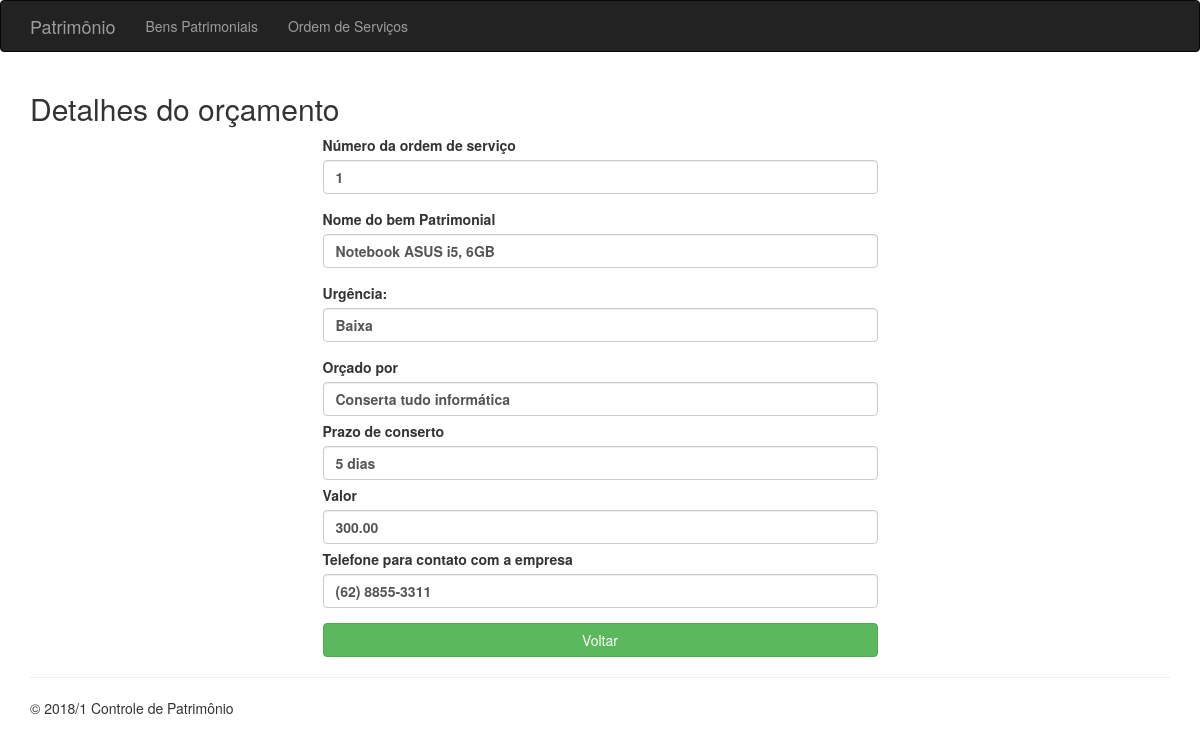
The page /orcamento-detalhe.php?cod=1 on the database its author committed.
### tables this page shows
CREATE TABLE `ordemservico` (
  `codigo` int(11) NOT NULL,
  `data_solicitacao` date NOT NULL,
  `descricao_defeito` varchar(500) NOT NULL,
  `data_conclusao` date DEFAULT NULL,
  `urgencia` tinyint(4) NOT NULL COMMENT '1-Baixa (meno preço, menor tempo); 2-Média (primeiro que seja menor ou igual ao tempo médio, e preço);3-Alta (menor tempo, menor preço)',
  `numero_bem` int(11) NOT NULL,
  `cod_orcamento_escolhido` int(11) DEFAULT NULL,
  `situacao` char(1) NOT NULL COMMENT 'A-Aberto; F-Fechada'
);

CREATE TABLE `bempatrimonial` (
  `numero` int(11) NOT NULL,
  `data_aquisicao` date NOT NULL,
  `descricao` varchar(250) NOT NULL,
  `valor_compra` decimal(12,2) NOT NULL,
  `departamento` varchar(30) NOT NULL,
  `sala` int(4) NOT NULL
);

CREATE TABLE `orcamento` (
  `codigo` int(11) NOT NULL,
  `data` date NOT NULL,
  `prazo_dias` int(11) NOT NULL,
  `valor` decimal(11,2) NOT NULL,
  `empresa` varchar(50) NOT NULL,
  `telefone` varchar(15) NOT NULL,
  `cod_os` int(11) NOT NULL
);

### classes/OrdemServico.php (called while the page is built, shortened)
<?php
class OrdemServico{
	public $codigo;
	public static function descUrgencia($urg){
			if ($urg == 1)
				return "Baixa";
			elseif ($urg == 2) {
				return "Média";
			}else{
				return "Alta";
			}
	}
	public function __construct($cod = false){
		if ($cod){
			$this->codigo = $cod;
			$this->pesquisar();
		}
	}
	public function pesquisar(){
		$sql = "SELECT * FROM ordemservico WHERE codigo = :codigo";
		$con = Conexao::obterConexao();
		$instrucao = $con->prepare($sql);
		$instrucao->bindValue('codigo',  $this->codigo);
		$instrucao->execute();
		$linha = $instrucao->fetch();
		$this->codigo = $linha['codigo'];
		$this->urgencia = $linha['urgencia'];
	}
}
 ?>

### classes/Orcamento.php (called while the page is built, shortened)
<?php
class Orcamento{
	public $codigo;
	public function __construct($cod = false){
		if ($cod){
			$this->codigo = $cod;
			$this->pesquisar();
		}
	}
	public function pesquisar(){
		$sql = "SELECT * FROM orcamento WHERE codigo = :codigo";
		$con = Conexao::obterConexao();
		$instrucao = $con->prepare($sql);
		$instrucao->bindValue('codigo',  $this->codigo);
		$instrucao->execute();
		$linha = $instrucao->fetch();
		$this->codigo = $linha['codigo'];
		$this->prazo_dias = $linha['prazo_dias'];
		$this->valor = $linha['valor'];
		$this->empresa = $linha['empresa'];
		$this->telefone = $linha['telefone'];
	}
}
 ?>

### classes/BemPatrimonial.php (called while the page is built, shortened)
<?php
class BemPatrimonial{
	public $numero;
	public function __construct($num = false){
		if ($num){
			$this->numero = $num;
			$this->pesquisar();
		}
	}
	public function pesquisar(){
		$sql = "SELECT * FROM bempatrimonial WHERE numero = :numero";
		$con = Conexao::obterConexao();
		$instrucao = $con->prepare($sql);
		$instrucao->bindValue('numero',  $this->numero);
		$instrucao->execute();
		$linha = $instrucao->fetch();
		$this->descricao = $linha['descricao'];
	}
}
?>

### orcamento-detalhe.php (the view, shortened to what this page needs)
<?php
    require_once 'cabecalho.php';
    require_once 'classes/BemPatrimonial.php';
    require_once 'classes/OrdemServico.php';
    require_once 'classes/Orcamento.php';
    $codigo = $_GET['cod'];
    $orc = new Orcamento($codigo);
    $codigo = $orc->cod_os;
    $os = new OrdemServico($codigo);
    $bem = new BemPatrimonial($os->numero_bem);
?>
<div class="row">
    <div class="col-md-12">
        <h2>Detalhes do orçamento</h2>
    </div>
</div>
<form action="os-concluir.php" method="post">
    <div class="row">
        <div class="col-md-6 col-md-offset-3">
            <div class="form-group">
                <label>Número da ordem de serviço</label>
                <label class="form-control"> <?=$os->codigo?> </label>
            </div>
            <div class="form-group">
                <label>Nome do bem Patrimonial</label>
                <label class="form-control"> <?=$bem->descricao?> </label>
            </div>
            <div class="form-group">
                <label >Urgência: </label>
                <label class="form-control"> <?=OrdemServico::descUrgencia( $os->urgencia) ?> </label>
            </div>
            <div class="form-group">
                    <label>Orçado por</label>
                    <label class="form-control"><?php echo $orc->empresa ?></label>
                    <label>Prazo de conserto</label>
                    <label class="form-control"><?php echo $orc->prazo_dias . ' dias' ?></label>
                    <label>Valor</label>
                    <label class="form-control"><?php echo $orc->valor ?></label>
                    <label>Telefone para contato com a empresa</label>
                    <label class="form-control"><?php echo $orc->telefone ?></label>
            </div>
            <input type="button" class="btn btn-success btn-block" value="Voltar" onClick="javascript: window.history.go(-1);">
        </div>
    </div>
</form>
<?php require_once 'rodape.php' ?>

### rows shown on the page
ordemservico: codigo "1", urgencia "Baixa"
bempatrimonial: descricao "Notebook ASUS i5, 6GB"
orcamento: empresa "Conserta tudo informática", prazo_dias "5", valor "300.00", telefone "(62) 8855-3311"
